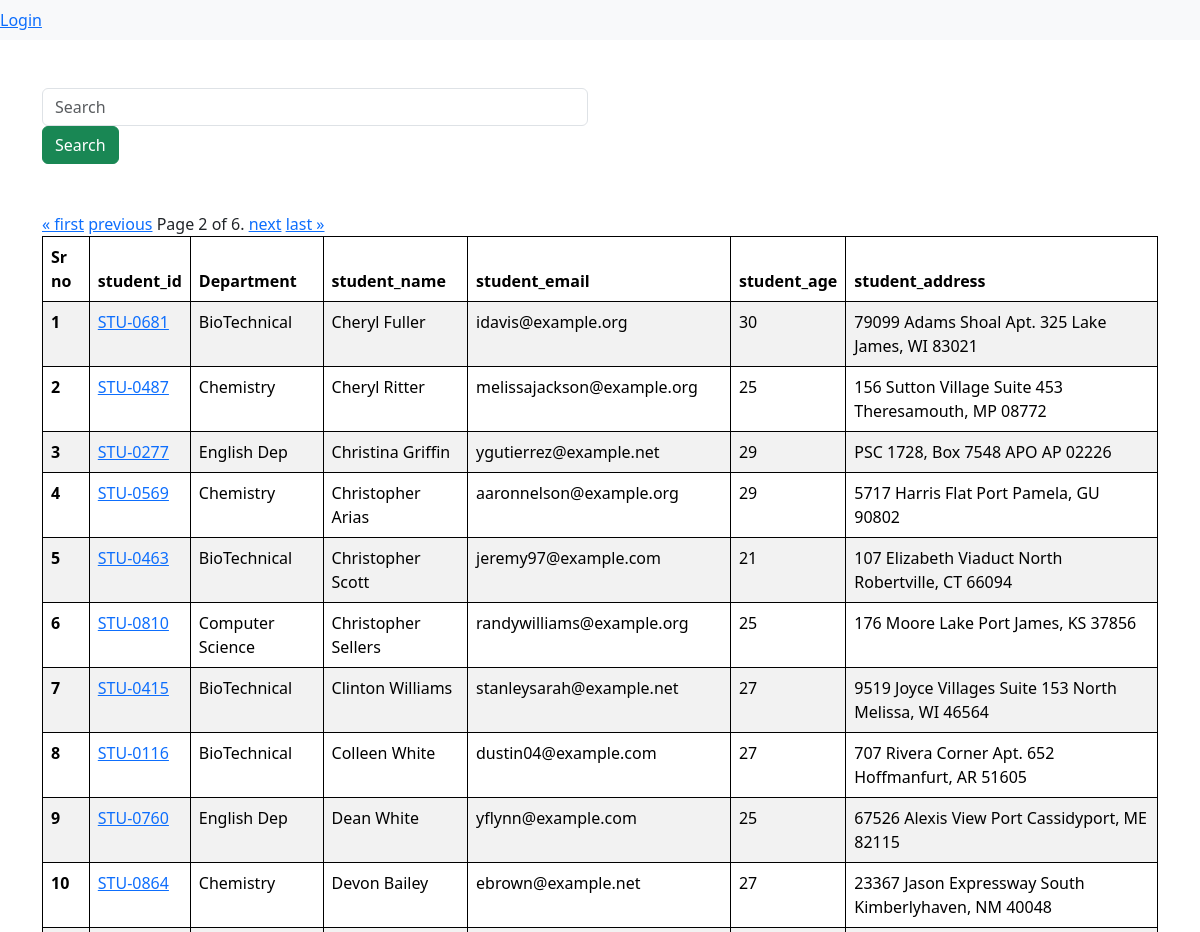
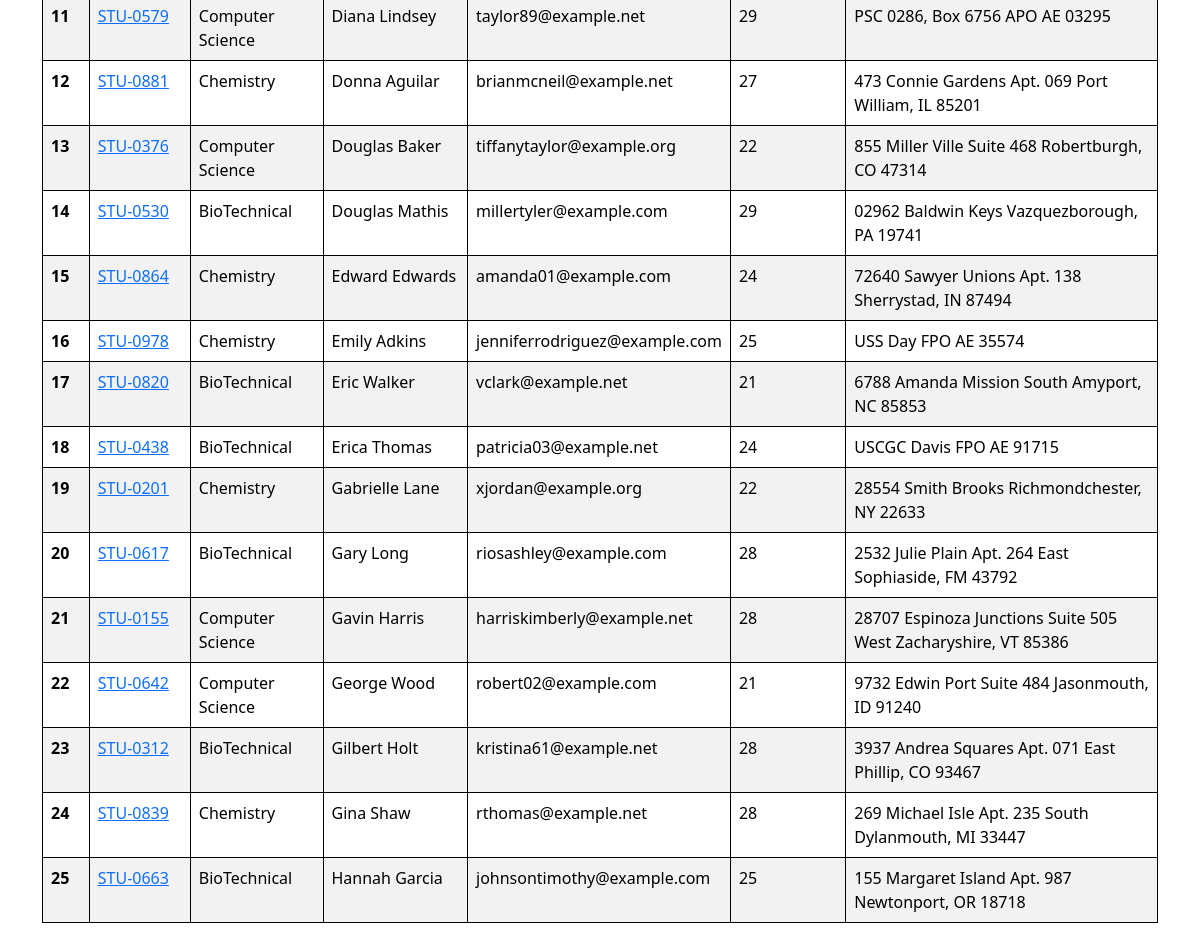
The app's page /student/?page=2 with its own data (2 pictures, top to bottom).
### vege/models.py (models this page shows, shortened)
class Student(models.Model):
    department =models.ForeignKey(Department,related_name="depart",on_delete=models.CASCADE)
    student_id=models.OneToOneField(StudentID,related_name="studentid",on_delete=models.CASCADE)
    student_name=models.CharField(max_length=100)
    student_email=models.EmailField(unique=True)
    student_age=models.IntegerField(default=18)
    student_address=models.TextField()
    class Meta:
        ordering=['student_name']
        verbose_name="student"

class StudentID(models.Model):
    student_id=models.CharField(max_length=100)
    def __str__(self) -> str:
        return self.student_id

class Department(models.Model):
    department = models.CharField(max_length=100)
    class Meta:
        ordering=['department']

### vege/views.py (the view, shortened to what this page needs)
# urls.py: path('student/',getstudent,name="get_student"),
def getstudent(request):
    queryset=Student.objects.all()
    paginator = Paginator(queryset, 25)
    page_number = request.GET.get("page",1)
    page_obj = paginator.get_page(page_number)
    return render(request,'students.html',{'queryset':page_obj})

### vege/templates/students.html (shortened to what this page needs)
{% extends "base.html" %}
{% block start %}
<form >
<div class="container mt-5">
    <div class="row">
        <divc class="col-md-6">
            <input class="form-control" name ="search" placeholder="Search">
        </div>
<div class="col-md-6">
    <button class="btn btn-success">Search</button>
</div>
    </div>
</form>
<div class="container mt-5 ">
    <table class="table table-striped">
        <thead>
          <tr>
            <th scope="col">Sr no</th>
            <th scope="col">student_id</th>
            <th scope="col">Department</th>
            <th scope="col">student_name</th>
            <th scope="col">student_email</th>
            <th scope="col">student_age</th>
            <th scope="col">student_address</th>
          </tr>
        </thead>
        <tbody>
            {% for student in queryset %}
          <tr>
            <th scope="row">{{forloop.counter}}</th>
            <td>
                <a href="{% url 'see_marks'  student.student_id %}">{{student.student_id}}</a>
              </td>
            <td>{{student.department.department}}</td>
            <td>{{student.student_name}}</td>
            <td>{{student.student_email}}</td>
            <td>{{student.student_age}}</td>
            <td>{{student.student_address}}</td>
          </tr>
          {% endfor %}
          <div class="pagination">
            <span class="step-links">
                {% if queryset.has_previous %}
                    <a href="?page=1">&laquo; first</a>
                    <a href="?page={{ queryset.previous_page_number }}">previous</a>
                {% endif %}
                <span class="current">
                    Page {{ queryset.number }} of {{ queryset.paginator.num_pages }}.
                </span>
                {% if queryset.has_next %}
                    <a href="?page={{ queryset.next_page_number }}">next</a>
                    <a href="?page={{ queryset.paginator.num_pages }}">last &raquo;</a>
                {% endif %}
            </span>
</div>
{% endblock %}

### home/templates/base.html (style rules this page uses)
table, th, td { border: 1px solid black; }

### records on screen
Student: student_id "STU-0681", department.department "BioTechnical", student_name "Cheryl Fuller", student_email "idavis@example.org", student_age "30", student_address "79099 Adams Shoal Apt. 325 Lake James, WI 83021"
Student: student_id "STU-0487", department.department "Chemistry", student_name "Cheryl Ritter", student_email "melissajackson@example.org", student_age "25", student_address "156 Sutton Village Suite 453 Theresamouth, MP 08772"
Student: student_id "STU-0277", department.department "English Dep", student_name "Christina Griffin", student_email "ygutierrez@example.net", student_age "29", student_address "PSC 1728, Box 7548 APO AP 02226"
Student: student_id "STU-0569", department.department "Chemistry", student_name "Christopher Arias", student_email "aaronnelson@example.org", student_age "29", student_address "5717 Harris Flat Port Pamela, GU 90802"
Student: student_id "STU-0463", department.department "BioTechnical", student_name "Christopher Scott", student_email "jeremy97@example.com", student_age "21", student_address "107 Elizabeth Viaduct North Robertville, CT 66094"
Student: student_id "STU-0810", department.department "Computer Science", student_name "Christopher Sellers", student_email "randywilliams@example.org", student_age "25", student_address "176 Moore Lake Port James, KS 37856"
Student: student_id "STU-0415", department.department "BioTechnical", student_name "Clinton Williams", student_email "stanleysarah@example.net", student_age "27", student_address "9519 Joyce Villages Suite 153 North Melissa, WI 46564"
Student: student_id "STU-0116", department.department "BioTechnical", student_name "Colleen White", student_email "dustin04@example.com", student_age "27", student_address "707 Rivera Corner Apt. 652 Hoffmanfurt, AR 51605"
Student: student_id "STU-0760", department.department "English Dep", student_name "Dean White", student_email "yflynn@example.com", student_age "25", student_address "67526 Alexis View Port Cassidyport, ME 82115"
Student: student_id "STU-0864", department.department "Chemistry", student_name "Devon Bailey", student_email "ebrown@example.net", student_age "27", student_address "23367 Jason Expressway South Kimberlyhaven, NM 40048"
Student: student_id "STU-0579", department.department "Computer Science", student_name "Diana Lindsey", student_email "taylor89@example.net", student_age "29", student_address "PSC 0286, Box 6756 APO AE 03295"
Student: student_id "STU-0881", department.department "Chemistry", student_name "Donna Aguilar", student_email "brianmcneil@example.net", student_age "27", student_address "473 Connie Gardens Apt. 069 Port William, IL 85201"
Student: student_id "STU-0376", department.department "Computer Science", student_name "Douglas Baker", student_email "tiffanytaylor@example.org", student_age "22", student_address "855 Miller Ville Suite 468 Robertburgh, CO 47314"
Student: student_id "STU-0530", department.department "BioTechnical", student_name "Douglas Mathis", student_email "millertyler@example.com", student_age "29", student_address "02962 Baldwin Keys Vazquezborough, PA 19741"
Student: student_id "STU-0864", department.department "Chemistry", student_name "Edward Edwards", student_email "amanda01@example.com", student_age "24", student_address "72640 Sawyer Unions Apt. 138 Sherrystad, IN 87494"
Student: student_id "STU-0978", department.department "Chemistry", student_name "Emily Adkins", student_email "jenniferrodriguez@example.com", student_age "25", student_address "USS Day FPO AE 35574"
Student: student_id "STU-0820", department.department "BioTechnical", student_name "Eric Walker", student_email "vclark@example.net", student_age "21", student_address "6788 Amanda Mission South Amyport, NC 85853"
Student: student_id "STU-0438", department.department "BioTechnical", student_name "Erica Thomas", student_email "patricia03@example.net", student_age "24", student_address "USCGC Davis FPO AE 91715"
Student: student_id "STU-0201", department.department "Chemistry", student_name "Gabrielle Lane", student_email "xjordan@example.org", student_age "22", student_address "28554 Smith Brooks Richmondchester, NY 22633"
Student: student_id "STU-0617", department.department "BioTechnical", student_name "Gary Long", student_email "riosashley@example.com", student_age "28", student_address "2532 Julie Plain Apt. 264 East Sophiaside, FM 43792"
Student: student_id "STU-0155", department.department "Computer Science", student_name "Gavin Harris", student_email "harriskimberly@example.net", student_age "28", student_address "28707 Espinoza Junctions Suite 505 West Zacharyshire, VT 85386"
Student: student_id "STU-0642", department.department "Computer Science", student_name "George Wood", student_email "robert02@example.com", student_age "21", student_address "9732 Edwin Port Suite 484 Jasonmouth, ID 91240"
Student: student_id "STU-0312", department.department "BioTechnical", student_name "Gilbert Holt", student_email "kristina61@example.net", student_age "28", student_address "3937 Andrea Squares Apt. 071 East Phillip, CO 93467"
Student: student_id "STU-0839", department.department "Chemistry", student_name "Gina Shaw", student_email "rthomas@example.net", student_age "28", student_address "269 Michael Isle Apt. 235 South Dylanmouth, MI 33447"
Student: student_id "STU-0663", department.department "BioTechnical", student_name "Hannah Garcia", student_email "johnsontimothy@example.com", student_age "25", student_address "155 Margaret Island Apt. 987 Newtonport, OR 18718"

### other values on screen
{{ queryset.number }} "2"
{{ queryset.paginator.num_pages }} "6"
